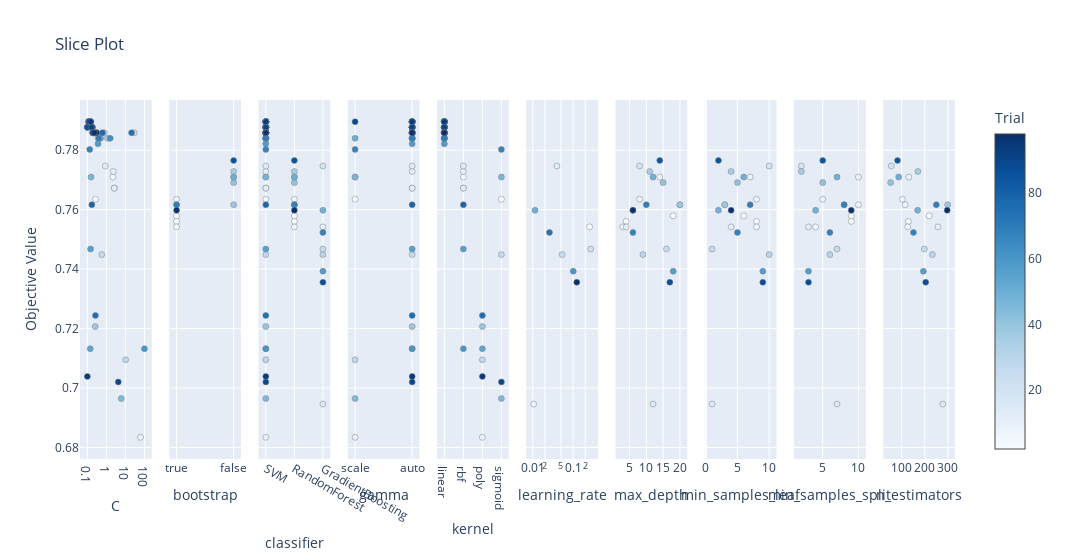

The notebook cell saved with this chart:
### Code cell
# 3. Slice Plot
plot_slice(study).show()

### Figure 1 — Plotly figure (JSON) as saved in the notebook; plotly's stock layout.template omitted (floating-point values rounded to 4 significant figures)
{"data": [{"marker": {"color": [2, 4, 8, 10, 11, 12, 13, 15, 16, 17, 19, 20, 21, 22, 23, 24, 26, 27, 28, 30, 31, 32, 33, 34, 36, 37, 39, 41, 42, 43, 44, 45, 46, 47, 50, 51, 52, 53, 54, 55, 56, 58, 59, 60, 61, 62, 63, 64, 65, 66, 67, 70, 71, 72, 73, 74, 75, 76, 77, 78, 79, 80, 81, 82, 83, 84, 86, 87, 89, 90, 91, 92, 93, 94, 95, 96, 97, 98], "colorbar": {"title": {"text": "Trial"}, "x": 1, "xpad": 40}, "colorscale": [[0, "rgb(247,251,255)"], [0.125, "rgb(222,235,247)"], [0.25, "rgb(198,219,239)"], [0.375, "rgb(158,202,225)"], [0.5, "rgb(107,174,214)"], [0.625, "rgb(66,146,198)"], [0.75, "rgb(33,113,181)"], [0.875, "rgb(8,81,156)"], [1, "rgb(8,48,107)"]], "line": {"color": "Grey", "width": 0.5}, "showscale": true}, "mode": "markers", "name": "Feasible Trial", "showlegend": false, "type": "scatter", "x": [0.2691, 2.204, 61.56, 2.297, 2.616, 2.572, 0.8802, 0.3103, 0.1482, 0.1253, 0.1027, 0.1135, 0.104, 0.36, 28.87, 0.1665, 0.7731, 0.5723, 10.24, 0.1989, 0.108, 0.1126, 0.1845, 0.457, 1.149, 0.1586, 0.2562, 0.103, 0.1039, 0.1559, 0.2289, 6.028, 0.3175, 0.1566, 0.4983, 0.1105, 0.1006, 0.2235, 0.1424, 0.2341, 0.1478, 0.3642, 0.1308, 99.05, 0.131, 0.1386, 1.588, 0.1437, 0.2876, 0.2036, 0.134, 0.3984, 0.1423, 0.184, 0.1279, 21.02, 0.267, 0.1901, 0.6261, 0.1272, 0.1719, 0.1232, 0.1406, 0.1805, 0.2654, 0.1264, 0.1002, 0.2136, 0.15, 4.212, 0.1237, 0.1694, 0.1227, 0.1506, 0.1003, 0.3045, 0.1951, 0.235], "xaxis": "x", "y": [0.7635, 0.7709, 0.6834, 0.7728, 0.7672, 0.7672, 0.7747, 0.7858, 0.7896, 0.7896, 0.7877, 0.7896, 0.7877, 0.784, 0.7858, 0.7877, 0.7858, 0.7449, 0.7095, 0.7858, 0.7877, 0.7896, 0.7877, 0.784, 0.784, 0.7877, 0.7207, 0.7877, 0.7877, 0.7877, 0.7858, 0.6965, 0.7858, 0.7709, 0.784, 0.7877, 0.7877, 0.7858, 0.7132, 0.7858, 0.7467, 0.7821, 0.7896, 0.7132, 0.7896, 0.7896, 0.784, 0.7896, 0.7858, 0.7858, 0.7803, 0.784, 0.7896, 0.7877, 0.7896, 0.7858, 0.7244, 0.7858, 0.7858, 0.7896, 0.7616, 0.7896, 0.7896, 0.7877, 0.7858, 0.7896, 0.7877, 0.7858, 0.7896, 0.702, 0.7896, 0.7877, 0.7896, 0.7896, 0.7039, 0.7858, 0.7858, 0.7858], "yaxis": "y"}, {"marker": {"color": [0, 1, 3, 5, 6, 7, 35, 38, 40, 49, 69, 85, 99], "colorbar": {"title": {"text": "Trial"}, "x": 1, "xpad": 40}, "colorscale": [[0, "rgb(247,251,255)"], [0.125, "rgb(222,235,247)"], [0.25, "rgb(198,219,239)"], [0.375, "rgb(158,202,225)"], [0.5, "rgb(107,174,214)"], [0.625, "rgb(66,146,198)"], [0.75, "rgb(33,113,181)"], [0.875, "rgb(8,81,156)"], [1, "rgb(8,48,107)"]], "line": {"color": "Grey", "width": 0.5}, "showscale": false}, "mode": "markers", "name": "Feasible Trial", "showlegend": false, "type": "scatter", "x": [true, true, true, true, true, false, false, false, false, false, true, false, true], "xaxis": "x2", "y": [0.7579, 0.7561, 0.7542, 0.7635, 0.7616, 0.7709, 0.7728, 0.7616, 0.7691, 0.7709, 0.7616, 0.7765, 0.7598], "yaxis": "y2"}, {"marker": {"color": [0, 1, 2, 3, 4, 5, 6, 7, 8, 9, 10, 11, 12, 13, 14, 15, 16, 17, 18, 19, 20, 21, 22, 23, 24, 25, 26, 27, 28, 29, 30, 31, 32, 33, 34, 35, 36, 37, 38, 39, 40, 41, 42, 43, 44, 45, 46, 47, 48, 49, 50, 51, 52, 53, 54, 55, 56, 57, 58, 59, 60, 61, 62, 63, 64, 65, 66, 67, 68, 69, 70, 71, 72, 73, 74, 75, 76, 77, 78, 79, 80, 81, 82, 83, 84, 85, 86, 87, 88, 89, 90, 91, 92, 93, 94, 95, 96, 97, 98, 99], "colorbar": {"title": {"text": "Trial"}, "x": 1, "xpad": 40}, "colorscale": [[0, "rgb(247,251,255)"], [0.125, "rgb(222,235,247)"], [0.25, "rgb(198,219,239)"], [0.375, "rgb(158,202,225)"], [0.5, "rgb(107,174,214)"], [0.625, "rgb(66,146,198)"], [0.75, "rgb(33,113,181)"], [0.875, "rgb(8,81,156)"], [1, "rgb(8,48,107)"]], "line": {"color": "Grey", "width": 0.5}, "showscale": false}, "mode": "markers", "name": "Feasible Trial", "showlegend": false, "type": "scatter", "x": ["RandomForest", "RandomForest", "SVM", "RandomForest", "SVM", "RandomForest", "RandomForest", "RandomForest", "SVM", "GradientBoosting", "SVM", "SVM", "SVM", "SVM", "GradientBoosting", "SVM", "SVM", "SVM", "GradientBoosting", "SVM", "SVM", "SVM", "SVM", "SVM", "SVM", "GradientBoosting", "SVM", "SVM", "SVM", "GradientBoosting", "SVM", "SVM", "SVM", "SVM", "SVM", "RandomForest", "SVM", "SVM", "RandomForest", "SVM", "RandomForest", "SVM", "SVM", "SVM", "SVM", "SVM", "SVM", "SVM", "GradientBoosting", "RandomForest", "SVM", "SVM", "SVM", "SVM", "SVM", "SVM", "SVM", "GradientBoosting", "SVM", "SVM", "SVM", "SVM", "SVM", "SVM", "SVM", "SVM", "SVM", "SVM", "GradientBoosting", "RandomForest", "SVM", "SVM", "SVM", "SVM", "SVM", "SVM", "SVM", "SVM", "SVM", "SVM", "SVM", "SVM", "SVM", "SVM", "SVM", "RandomForest", "SVM", "SVM", "GradientBoosting", "SVM", "SVM", "SVM", "SVM", "SVM", "SVM", "SVM", "SVM", "SVM", "SVM", "RandomForest"], "xaxis": "x3", "y": [0.7579, 0.7561, 0.7635, 0.7542, 0.7709, 0.7635, 0.7616, 0.7709, 0.6834, 0.7542, 0.7728, 0.7672, 0.7672, 0.7747, 0.6946, 0.7858, 0.7896, 0.7896, 0.7747, 0.7877, 0.7896, 0.7877, 0.784, 0.7858, 0.7877, 0.7467, 0.7858, 0.7449, 0.7095, 0.7449, 0.7858, 0.7877, 0.7896, 0.7877, 0.784, 0.7728, 0.784, 0.7877, 0.7616, 0.7207, 0.7691, 0.7877, 0.7877, 0.7877, 0.7858, 0.6965, 0.7858, 0.7709, 0.7598, 0.7709, 0.784, 0.7877, 0.7877, 0.7858, 0.7132, 0.7858, 0.7467, 0.7393, 0.7821, 0.7896, 0.7132, 0.7896, 0.7896, 0.784, 0.7896, 0.7858, 0.7858, 0.7803, 0.7523, 0.7616, 0.784, 0.7896, 0.7877, 0.7896, 0.7858, 0.7244, 0.7858, 0.7858, 0.7896, 0.7616, 0.7896, 0.7896, 0.7877, 0.7858, 0.7896, 0.7765, 0.7877, 0.7858, 0.7356, 0.7896, 0.702, 0.7896, 0.7877, 0.7896, 0.7896, 0.7039, 0.7858, 0.7858, 0.7858, 0.7598], "yaxis": "y3"}, {"marker": {"color": [2, 4, 8, 10, 11, 12, 13, 15, 16, 17, 19, 20, 21, 22, 23, 24, 26, 27, 28, 30, 31, 32, 33, 34, 36, 37, 39, 41, 42, 43, 44, 45, 46, 47, 50, 51, 52, 53, 54, 55, 56, 58, 59, 60, 61, 62, 63, 64, 65, 66, 67, 70, 71, 72, 73, 74, 75, 76, 77, 78, 79, 80, 81, 82, 83, 84, 86, 87, 89, 90, 91, 92, 93, 94, 95, 96, 97, 98], "colorbar": {"title": {"text": "Trial"}, "x": 1, "xpad": 40}, "colorscale": [[0, "rgb(247,251,255)"], [0.125, "rgb(222,235,247)"], [0.25, "rgb(198,219,239)"], [0.375, "rgb(158,202,225)"], [0.5, "rgb(107,174,214)"], [0.625, "rgb(66,146,198)"], [0.75, "rgb(33,113,181)"], [0.875, "rgb(8,81,156)"], [1, "rgb(8,48,107)"]], "line": {"color": "Grey", "width": 0.5}, "showscale": false}, "mode": "markers", "name": "Feasible Trial", "showlegend": false, "type": "scatter", "x": ["scale", "scale", "scale", "auto", "auto", "auto", "auto", "auto", "auto", "auto", "auto", "auto", "auto", "auto", "auto", "auto", "auto", "auto", "scale", "auto", "auto", "auto", "auto", "auto", "auto", "auto", "auto", "auto", "auto", "auto", "auto", "scale", "auto", "scale", "scale", "auto", "auto", "auto", "auto", "auto", "auto", "auto", "auto", "auto", "auto", "auto", "auto", "auto", "auto", "auto", "scale", "auto", "auto", "auto", "auto", "auto", "auto", "auto", "auto", "auto", "auto", "auto", "auto", "auto", "auto", "auto", "auto", "auto", "scale", "auto", "auto", "auto", "auto", "auto", "auto", "auto", "auto", "auto"], "xaxis": "x4", "y": [0.7635, 0.7709, 0.6834, 0.7728, 0.7672, 0.7672, 0.7747, 0.7858, 0.7896, 0.7896, 0.7877, 0.7896, 0.7877, 0.784, 0.7858, 0.7877, 0.7858, 0.7449, 0.7095, 0.7858, 0.7877, 0.7896, 0.7877, 0.784, 0.784, 0.7877, 0.7207, 0.7877, 0.7877, 0.7877, 0.7858, 0.6965, 0.7858, 0.7709, 0.784, 0.7877, 0.7877, 0.7858, 0.7132, 0.7858, 0.7467, 0.7821, 0.7896, 0.7132, 0.7896, 0.7896, 0.784, 0.7896, 0.7858, 0.7858, 0.7803, 0.784, 0.7896, 0.7877, 0.7896, 0.7858, 0.7244, 0.7858, 0.7858, 0.7896, 0.7616, 0.7896, 0.7896, 0.7877, 0.7858, 0.7896, 0.7877, 0.7858, 0.7896, 0.702, 0.7896, 0.7877, 0.7896, 0.7896, 0.7039, 0.7858, 0.7858, 0.7858], "yaxis": "y4"}, {"marker": {"color": [2, 4, 8, 10, 11, 12, 13, 15, 16, 17, 19, 20, 21, 22, 23, 24, 26, 27, 28, 30, 31, 32, 33, 34, 36, 37, 39, 41, 42, 43, 44, 45, 46, 47, 50, 51, 52, 53, 54, 55, 56, 58, 59, 60, 61, 62, 63, 64, 65, 66, 67, 70, 71, 72, 73, 74, 75, 76, 77, 78, 79, 80, 81, 82, 83, 84, 86, 87, 89, 90, 91, 92, 93, 94, 95, 96, 97, 98], "colorbar": {"title": {"text": "Trial"}, "x": 1, "xpad": 40}, "colorscale": [[0, "rgb(247,251,255)"], [0.125, "rgb(222,235,247)"], [0.25, "rgb(198,219,239)"], [0.375, "rgb(158,202,225)"], [0.5, "rgb(107,174,214)"], [0.625, "rgb(66,146,198)"], [0.75, "rgb(33,113,181)"], [0.875, "rgb(8,81,156)"], [1, "rgb(8,48,107)"]], "line": {"color": "Grey", "width": 0.5}, "showscale": false}, "mode": "markers", "name": "Feasible Trial", "showlegend": false, "type": "scatter", "x": ["sigmoid", "rbf", "poly", "rbf", "rbf", "rbf", "rbf", "linear", "linear", "linear", "linear", "linear", "linear", "linear", "linear", "linear", "linear", "sigmoid", "poly", "linear", "linear", "linear", "linear", "linear", "linear", "linear", "poly", "linear", "linear", "linear", "linear", "sigmoid", "linear", "sigmoid", "linear", "linear", "linear", "linear", "poly", "linear", "rbf", "linear", "linear", "rbf", "linear", "linear", "linear", "linear", "linear", "linear", "sigmoid", "linear", "linear", "linear", "linear", "linear", "poly", "linear", "linear", "linear", "rbf", "linear", "linear", "linear", "linear", "linear", "linear", "linear", "linear", "sigmoid", "linear", "linear", "linear", "linear", "poly", "linear", "linear", "linear"], "xaxis": "x5", "y": [0.7635, 0.7709, 0.6834, 0.7728, 0.7672, 0.7672, 0.7747, 0.7858, 0.7896, 0.7896, 0.7877, 0.7896, 0.7877, 0.784, 0.7858, 0.7877, 0.7858, 0.7449, 0.7095, 0.7858, 0.7877, 0.7896, 0.7877, 0.784, 0.784, 0.7877, 0.7207, 0.7877, 0.7877, 0.7877, 0.7858, 0.6965, 0.7858, 0.7709, 0.784, 0.7877, 0.7877, 0.7858, 0.7132, 0.7858, 0.7467, 0.7821, 0.7896, 0.7132, 0.7896, 0.7896, 0.784, 0.7896, 0.7858, 0.7858, 0.7803, 0.784, 0.7896, 0.7877, 0.7896, 0.7858, 0.7244, 0.7858, 0.7858, 0.7896, 0.7616, 0.7896, 0.7896, 0.7877, 0.7858, 0.7896, 0.7877, 0.7858, 0.7896, 0.702, 0.7896, 0.7877, 0.7896, 0.7896, 0.7039, 0.7858, 0.7858, 0.7858], "yaxis": "y5"}, {"marker": {"color": [9, 14, 18, 25, 29, 48, 57, 68, 88], "colorbar": {"title": {"text": "Trial"}, "x": 1, "xpad": 40}, "colorscale": [[0, "rgb(247,251,255)"], [0.125, "rgb(222,235,247)"], [0.25, "rgb(198,219,239)"], [0.375, "rgb(158,202,225)"], [0.5, "rgb(107,174,214)"], [0.625, "rgb(66,146,198)"], [0.75, "rgb(33,113,181)"], [0.875, "rgb(8,81,156)"], [1, "rgb(8,48,107)"]], "line": {"color": "Grey", "width": 0.5}, "showscale": false}, "mode": "markers", "name": "Feasible Trial", "showlegend": false, "type": "scatter", "x": [0.2574, 0.01046, 0.03959, 0.2735, 0.05354, 0.01137, 0.1011, 0.02593, 0.1237], "xaxis": "x6", "y": [0.7542, 0.6946, 0.7747, 0.7467, 0.7449, 0.7598, 0.7393, 0.7523, 0.7356], "yaxis": "y6"}, {"marker": {"color": [0, 1, 3, 5, 6, 7, 9, 14, 18, 25, 29, 35, 38, 40, 48, 49, 57, 68, 69, 85, 88, 99], "colorbar": {"title": {"text": "Trial"}, "x": 1, "xpad": 40}, "colorscale": [[0, "rgb(247,251,255)"], [0.125, "rgb(222,235,247)"], [0.25, "rgb(198,219,239)"], [0.375, "rgb(158,202,225)"], [0.5, "rgb(107,174,214)"], [0.625, "rgb(66,146,198)"], [0.75, "rgb(33,113,181)"], [0.875, "rgb(8,81,156)"], [1, "rgb(8,48,107)"]], "line": {"color": "Grey", "width": 0.5}, "showscale": false}, "mode": "markers", "name": "Feasible Trial", "showlegend": false, "type": "scatter", "x": [18, 4, 3, 8, 20, 14, 4, 12, 8, 16, 9, 11, 20, 15, 6, 12, 18, 6, 10, 14, 17, 6], "xaxis": "x7", "y": [0.7579, 0.7561, 0.7542, 0.7635, 0.7616, 0.7709, 0.7542, 0.6946, 0.7747, 0.7467, 0.7449, 0.7728, 0.7616, 0.7691, 0.7598, 0.7709, 0.7393, 0.7523, 0.7616, 0.7765, 0.7356, 0.7598], "yaxis": "y7"}, {"marker": {"color": [0, 1, 3, 5, 6, 7, 9, 14, 18, 25, 29, 35, 38, 40, 48, 49, 57, 68, 69, 85, 88, 99], "colorbar": {"title": {"text": "Trial"}, "x": 1, "xpad": 40}, "colorscale": [[0, "rgb(247,251,255)"], [0.125, "rgb(222,235,247)"], [0.25, "rgb(198,219,239)"], [0.375, "rgb(158,202,225)"], [0.5, "rgb(107,174,214)"], [0.625, "rgb(66,146,198)"], [0.75, "rgb(33,113,181)"], [0.875, "rgb(8,81,156)"], [1, "rgb(8,48,107)"]], "line": {"color": "Grey", "width": 0.5}, "showscale": false}, "mode": "markers", "name": "Feasible Trial", "showlegend": false, "type": "scatter", "x": [6, 8, 8, 8, 3, 7, 4, 1, 10, 1, 10, 4, 3, 5, 2, 6, 9, 5, 7, 2, 9, 4], "xaxis": "x8", "y": [0.7579, 0.7561, 0.7542, 0.7635, 0.7616, 0.7709, 0.7542, 0.6946, 0.7747, 0.7467, 0.7449, 0.7728, 0.7616, 0.7691, 0.7598, 0.7709, 0.7393, 0.7523, 0.7616, 0.7765, 0.7356, 0.7598], "yaxis": "y8"}, {"marker": {"color": [0, 1, 3, 5, 6, 7, 9, 14, 18, 25, 29, 35, 38, 40, 48, 49, 57, 68, 69, 85, 88, 99], "colorbar": {"title": {"text": "Trial"}, "x": 1, "xpad": 40}, "colorscale": [[0, "rgb(247,251,255)"], [0.125, "rgb(222,235,247)"], [0.25, "rgb(198,219,239)"], [0.375, "rgb(158,202,225)"], [0.5, "rgb(107,174,214)"], [0.625, "rgb(66,146,198)"], [0.75, "rgb(33,113,181)"], [0.875, "rgb(8,81,156)"], [1, "rgb(8,48,107)"]], "line": {"color": "Grey", "width": 0.5}, "showscale": false}, "mode": "markers", "name": "Feasible Trial", "showlegend": false, "type": "scatter", "x": [9, 9, 4, 5, 10, 10, 3, 7, 2, 7, 6, 2, 8, 5, 4, 7, 3, 6, 8, 5, 3, 9], "xaxis": "x9", "y": [0.7579, 0.7561, 0.7542, 0.7635, 0.7616, 0.7709, 0.7542, 0.6946, 0.7747, 0.7467, 0.7449, 0.7728, 0.7616, 0.7691, 0.7598, 0.7709, 0.7393, 0.7523, 0.7616, 0.7765, 0.7356, 0.7598], "yaxis": "y9"}, {"marker": {"color": [0, 1, 3, 5, 6, 7, 9, 14, 18, 25, 29, 35, 38, 40, 48, 49, 57, 68, 69, 85, 88, 99], "colorbar": {"title": {"text": "Trial"}, "x": 1, "xpad": 40}, "colorscale": [[0, "rgb(247,251,255)"], [0.125, "rgb(222,235,247)"], [0.25, "rgb(198,219,239)"], [0.375, "rgb(158,202,225)"], [0.5, "rgb(107,174,214)"], [0.625, "rgb(66,146,198)"], [0.75, "rgb(33,113,181)"], [0.875, "rgb(8,81,156)"], [1, "rgb(8,48,107)"]], "line": {"color": "Grey", "width": 0.5}, "showscale": false}, "mode": "markers", "name": "Feasible Trial", "showlegend": false, "type": "scatter", "x": [219, 129, 126, 103, 115, 131, 257, 278, 55, 198, 233, 170, 299, 52, 169, 87, 194, 151, 250, 82, 204, 297], "xaxis": "x10", "y": [0.7579, 0.7561, 0.7542, 0.7635, 0.7616, 0.7709, 0.7542, 0.6946, 0.7747, 0.7467, 0.7449, 0.7728, 0.7616, 0.7691, 0.7598, 0.7709, 0.7393, 0.7523, 0.7616, 0.7765, 0.7356, 0.7598], "yaxis": "y10"}], "layout": {"title": {"text": "Slice Plot"}, "width": 3000, "xaxis": {"anchor": "y", "domain": [0, 0.082], "title": {"text": "C"}, "type": "log"}, "xaxis10": {"anchor": "y10", "domain": [0.918, 1.0], "title": {"text": "n_estimators"}}, "xaxis2": {"anchor": "y2", "categoryarray": [true, false], "categoryorder": "array", "domain": [0.102, 0.184], "title": {"text": "bootstrap"}, "type": "category"}, "xaxis3": {"anchor": "y3", "categoryarray": ["SVM", "RandomForest", "GradientBoosting"], "categoryorder": "array", "domain": [0.204, 0.286], "title": {"text": "classifier"}, "type": "category"}, "xaxis4": {"anchor": "y4", "categoryarray": ["scale", "auto"], "categoryorder": "array", "domain": [0.306, 0.388], "title": {"text": "gamma"}, "type": "category"}, "xaxis5": {"anchor": "y5", "categoryarray": ["linear", "rbf", "poly", "sigmoid"], "categoryorder": "array", "domain": [0.408, 0.49], "title": {"text": "kernel"}, "type": "category"}, "xaxis6": {"anchor": "y6", "domain": [0.51, 0.592], "title": {"text": "learning_rate"}, "type": "log"}, "xaxis7": {"anchor": "y7", "domain": [0.612, 0.694], "title": {"text": "max_depth"}}, "xaxis8": {"anchor": "y8", "domain": [0.714, 0.796], "title": {"text": "min_samples_leaf"}}, "xaxis9": {"anchor": "y9", "domain": [0.816, 0.898], "title": {"text": "min_samples_split"}}, "yaxis": {"anchor": "x", "domain": [0, 1], "title": {"text": "Objective Value"}}, "yaxis10": {"anchor": "x10", "domain": [0, 1], "matches": "y", "showticklabels": false}, "yaxis2": {"anchor": "x2", "domain": [0, 1], "matches": "y", "showticklabels": false}, "yaxis3": {"anchor": "x3", "domain": [0, 1], "matches": "y", "showticklabels": false}, "yaxis4": {"anchor": "x4", "domain": [0, 1], "matches": "y", "showticklabels": false}, "yaxis5": {"anchor": "x5", "domain": [0, 1], "matches": "y", "showticklabels": false}, "yaxis6": {"anchor": "x6", "domain": [0, 1], "matches": "y", "showticklabels": false}, "yaxis7": {"anchor": "x7", "domain": [0, 1], "matches": "y", "showticklabels": false}, "yaxis8": {"anchor": "x8", "domain": [0, 1], "matches": "y", "showticklabels": false}, "yaxis9": {"anchor": "x9", "domain": [0, 1], "matches": "y", "showticklabels": false}}}
